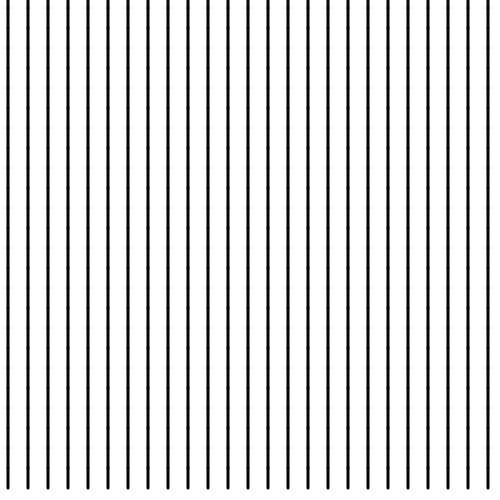
Frame 1 (no input)
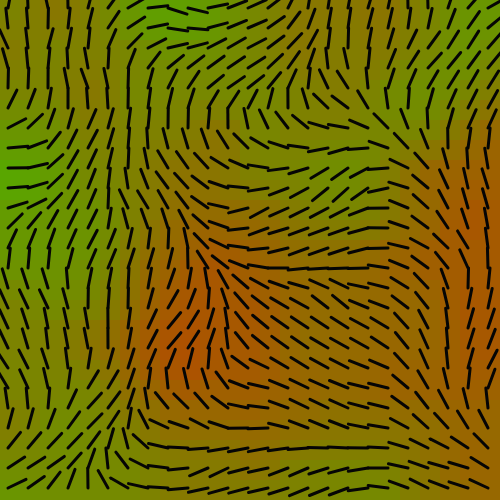
Frame 60 (no input)
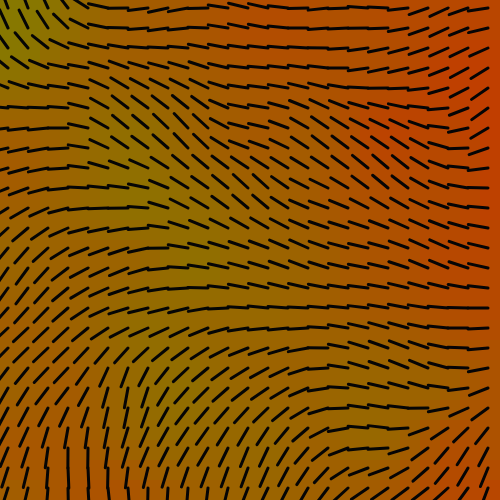
Frame 120 (the mouse pressed at the canvas centre since frame 60)

The p5.js sketch that drew these frames (run headless with seeded random() and noise() and a simulated clock; from frame 60 on, the mouse is pressed at the canvas centre):

// p5.js sketch
// ── sketch.js
var stepSize = 20;
var noiseScale;

function setup() {
  createCanvas(500, 500);
  angleMode(DEGREES);
}
///////////////////////////////////////////////////////////////////////
function draw() {
  background(125);

  colorGrid();
  compassGrid();

  noiseScale = map(mouseX, width, 0, 0.02, 0.06);
}
///////////////////////////////////////////////////////////////////////
function colorGrid(){
  /**
   * this is my code
   */
  for(i=0; i < 25; i++)
  {
    for(j=0; j < 25; j++)
    {
      let ns = noise(frameCount*noiseScale, i*noiseScale, j*noiseScale);

      let c1 = color(255, 0, 0);
      let c2 = color(0, 255, 0);
      let lerpCl = lerpColor(c1, c2, ns);

      fill(lerpCl);
      noStroke();
      rect(i*stepSize, j*stepSize, stepSize, stepSize);
    }
  }
}
///////////////////////////////////////////////////////////////////////
function compassGrid(){
  // your code here
  translate(-12, -12);
  for(i=0; i < 25; i++)
  {
    translate(0, stepSize);
    for(j=0; j < 25; j++)
    {
      translate(stepSize, 0);
      let ns = noise(frameCount * noiseScale, i * noiseScale, j * noiseScale);
      let mp = map(ns, 0, 1, 0, 720);

      push();
      stroke(5);
      strokeWeight(3);
      rotate(mp);
      line(0, 0, 0, -20);
      pop();
    }
    translate(-25*stepSize, 0);
  }
}
